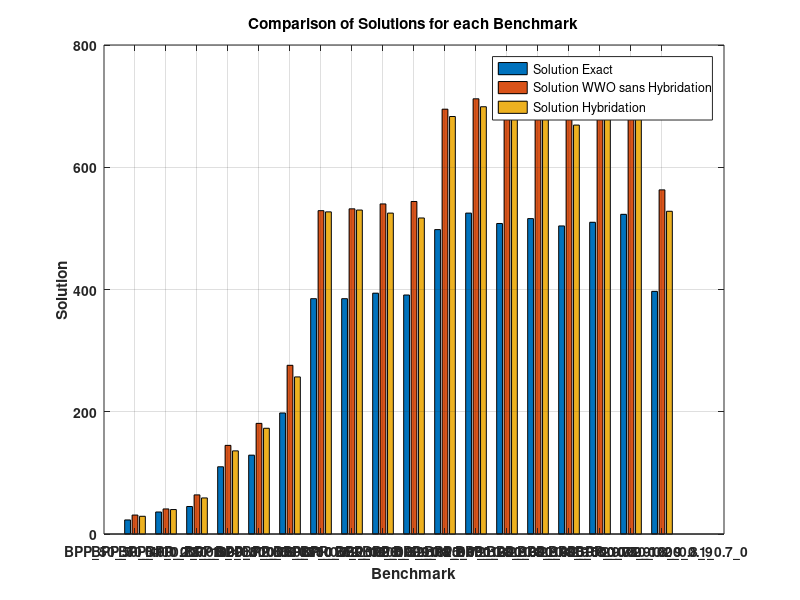

MATLAB code for this plot:
% Data from the table
benchmarks = {'BPP\_50\_50\_0.1\_0.7\_7', 'BPP\_50\_400\_0.2\_0.8\_4', 'BPP\_100\_750\_0.2\_0.7\_0', 'BPP\_200\_1000\_0.2\_0.8\_8', 'BPP\_300\_50\_0.1\_0.7\_0', 'BPP\_500\_50\_0.1\_0.7\_2', 'BPP\_750\_500\_0.2\_0.8\_8', 'BPP\_750\_750\_0.2\_0.8\_9', 'BPP\_750\_1000\_0.2\_0.8\_9', 'BPP\_1000\_50\_0.1\_0.7\_1', 'BPP\_1000\_125\_0.2\_0.8\_9', 'BPP\_1000\_150\_0.2\_0.8\_9', 'BPP\_1000\_200\_0.2\_0.8\_9', 'BPP\_1000\_300\_0.2\_0.8\_9', 'BPP\_1000\_400\_0.2\_0.8\_9', 'BPP\_1000\_500\_0.2\_0.8\_9', 'BPP\_1000\_750\_0.2\_0.8\_9', 'BPP\_1000\_1000\_0.1\_0.7\_0'};
solutionExact = [23, 36, 45, 110, 129, 198, 385, 385, 394, 391, 498, 525, 508, 516, 504, 510, 523, 397];
solutionWWO = [31, 41, 64, 145, 181, 276, 529, 532, 540, 544, 695, 712, 697, 700, 702, 707, 718, 563];
solutionHybrid = [29, 40, 59, 136, 173, 257, 527, 530, 525, 517, 683, 699, 680, 685, 669, 687, 702, 528];

% Create the grouped bar plot
figure;
bar([solutionExact', solutionWWO', solutionHybrid']);

% Set plot labels and title
xticks(1:length(benchmarks));
xticklabels(benchmarks);
xlabel('Benchmark');
ylabel('Solution');
title('Comparison of Solutions for each Benchmark');
legend('Solution Exact', 'Solution WWO sans Hybridation', 'Solution Hybridation');

% Customize plot appearance
grid on;
set(gca, 'FontSize', 10);
set(gca, 'FontWeight', 'bold');
xtickangle(45);

% Adjust figure size if needed
set(gcf, 'Position', [100, 100, 1000, 500]);
